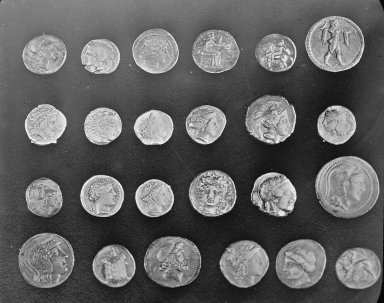
#> input picture skimage.data.coins(), 384 x 303 px
$ jupyter execute '4. Úprava kvality obrazov.ipynb'   (shell and % lines are left out)   (older library calls are emulated)
#> lines starting #> are read from the running program, lines starting #| are printed output that depends on the picture
[cell 1]
import matplotlib.pyplot as plt
import numpy as np
from skimage import data, exposure, transform, io
from mpl_toolkits.mplot3d import axes3d

[cell 2]
plt.rcParams['text.color'] = 'w'
plt.rcParams['xtick.color'] = 'w'
plt.rcParams['ytick.color'] = 'w'
plt.rcParams['axes.labelcolor'] = 'w'

[cell 3]
image = data.coins()
#> image is the input picture: shape (303, 384); min 1, max 252, mean 96.9
plt.figure(figsize=(12, 5))
plt.subplot(121)
ax1=plt.subplot(121, frameon=False)
ax1.imshow(image,cmap='gray')
ax1.set_title("Coins grayscale image")
ax2 = plt.subplot(1,2,2)
raveled_image = image.ravel()
reshaped_image = np.reshape(image,(image.shape[0]*image.shape[1],))
pt1 = ax2.hist(reshaped_image, bins=255, histtype='bar', color='red')
ax2.set_title("Jasovy histogram")
ax2.set_xlabel("Pixel intensity")
ax2.set_ylabel("Pixel count ")
#> figure, not shown here; panel 2: tallest bar 1264 high, from x = 35.45 to 36.44

[cell 4]
fig = plt.figure(figsize=(15, 10))
axes = np.zeros((2,4),dtype=np.object)
axes[0,0] = plt.subplot(2, 4, 1)
axes[0,1] = plt.subplot(2, 4, 2)
axes[0,2] = plt.subplot(2, 4, 3)
axes[0,3] = plt.subplot(2, 4, 4)
axes[1,0] = plt.subplot(2, 4, 5)
axes[1,1] = plt.subplot(2, 4, 6)
axes[1,2] = plt.subplot(2, 4, 7)
axes[1,3] = plt.subplot(2, 4, 8)

axes[0,0].imshow(image,cmap='gray')
axes[1,0].hist(image.ravel(), bins=20, histtype='bar', color='red')
axes[0,0].set_title("Original image")

img_eq = exposure.equalize_hist(image)
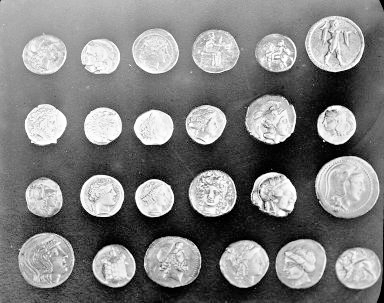
#> img_eq: shape (303, 384) float64; min 8.59e-06, max 1, mean 0.503
axes[0,1].imshow(img_eq,cmap='gray')
axes[1,1].hist(img_eq.ravel(), bins=20, histtype='bar', color='blue')
axes[0,1].set_title("Equalizing histogram adjust")

img_adapt_eq = exposure.equalize_adapthist(image)
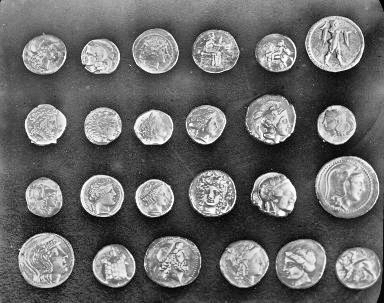
#> img_adapt_eq: shape (303, 384) float64; min 0, max 1, mean 0.417
axes[0,2].imshow(img_adapt_eq,cmap='gray')
axes[1,2].hist(img_adapt_eq.ravel(), bins=20, histtype='bar', color='blue')
axes[0,2].set_title("Adaptive histogram adjust")

img_contrast_enhanced = exposure.equalize_adapthist(exposure.adjust_gamma(image, 0.5))
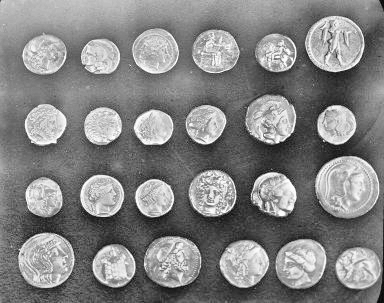
#> img_contrast_enhanced: shape (303, 384) float64; min 0, max 1, mean 0.517
axes[0,3].imshow(img_contrast_enhanced,cmap='gray')
axes[1,3].hist(img_contrast_enhanced.ravel(), bins=20, histtype='bar', color='blue')
axes[0,3].set_title("Contrast adjust")
#> figure, not shown here; panel 5: tallest bar 14356 high, from x = 38.65 to 51.2; panel 6: tallest bar 6410 high, from x = 0.2 to 0.25; panel 7: tallest bar 12690 high, from x = 0.25 to 0.3; panel 8: tallest bar 10419 high, from x = 0.3 to 0.35

[cell 5]
x = np.linspace(0,1,50)
p = 1
c = (0.5*p)/(1+0.5*p)
plt.figure()
y= (((x-0.5)*p)/(1+abs((x-0.5)*p))+c)/(2*c)
plt.plot(x,y)
plt.title('Uprava jasovej stupnice')
plt.xlabel('vstupny jas')
plt.ylabel('out jas')

plt.figure(figsize=(15, 10))
plt.subplot(221)
plt.imshow(data.moon(),cmap='gray')
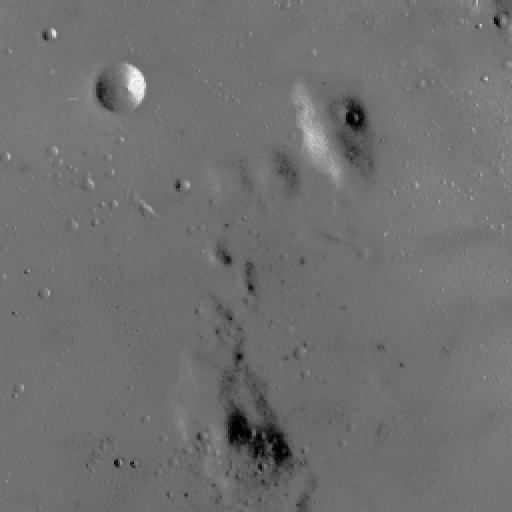
#> input picture skimage.data.moon(), 512 x 512 px
plt.subplot(222)
im = data.moon()/255
adj_im = (((im-0.5)*p)/(1+abs((im-0.5)*p))+c)/(2*c)
plt.imshow(adj_im,cmap='gray')
plt.subplot(223)
plt.hist(data.moon().ravel(), bins=20, histtype='bar', color='red')
plt.subplot(224)
plt.hist((adj_im*255).ravel(), bins=20, histtype='bar', color='red')
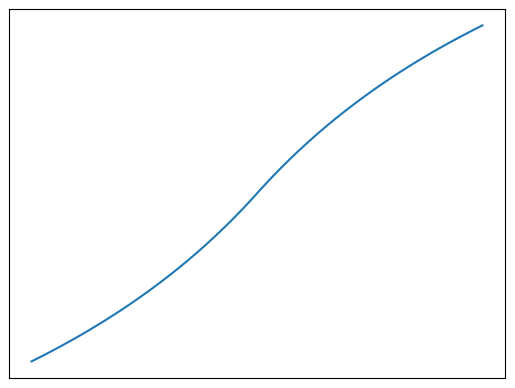
#> figure drawn by matplotlib, 1 panel; curve peaks at x = 1, y = 1
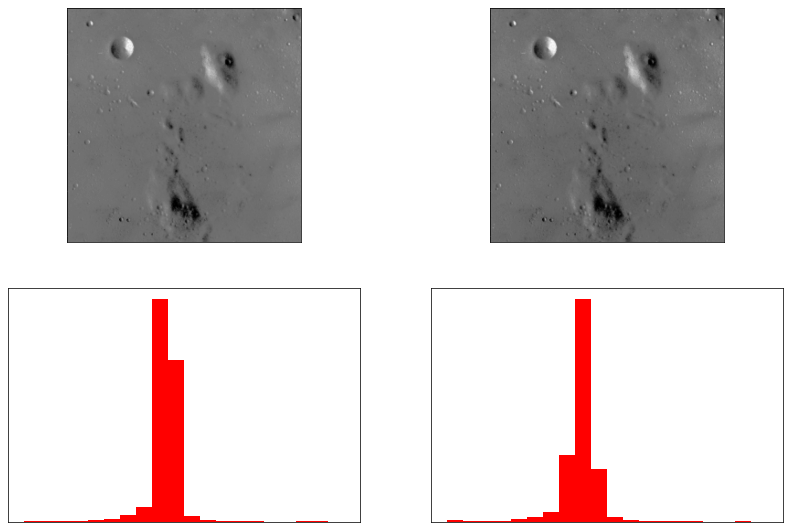
#> figure drawn by matplotlib, 4 panels; panel 3: tallest bar 137740 high, from x = 102 to 114.8; panel 4: tallest bar 156564 high, from x = 102 to 114.8

[cell 6]
shape = np.floor(np.asarray(data.rocket().shape[0:2])/10).astype(dtype=np.int)
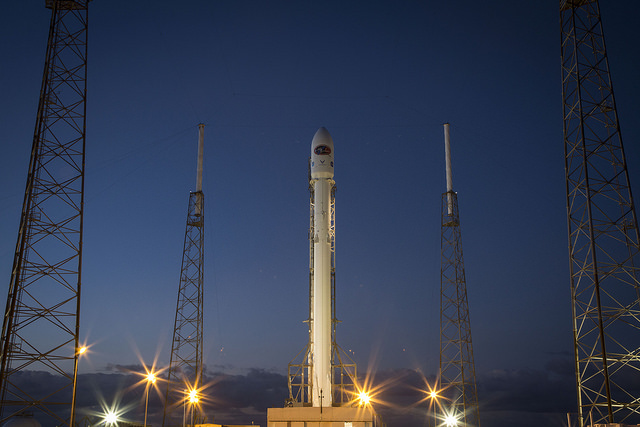
#> input picture skimage.data.rocket(), 640 x 427 px
#> shape = [42, 64]
shape = np.hstack((shape, 3))
#> shape = [42, 64, 3]
im =  transform.resize(data.rocket(),shape)
#> im: shape (42, 64, 3) float64
plt.figure(figsize=(10, 5))
plt.imshow(data.rocket())
plt.figure()
r = im[:,:,0]
g = im[:,:,1]
b = im[:,:,2]
ax = plt.axes(projection='3d')
plt.scatter(r.ravel(),g.ravel(),b.ravel(), cmap='viridis', linewidth=0.5)

# Bonus
#1. Vypoctajte kolko roznych histogramov existuje pre sedotonovy obrazok (0-255) s rozmermi h * w (+2b)

#2. Do dalsieho cvika JE mozne interaktivne pracovat s plotmi v ipythone teda v notebooku? Najdite opitmalnu kniznicu na interakciu v pythone.
# https://jakevdp.github.io/PythonDataScienceHandbook/04.12-three-dimensional-plotting.html
# https://matplotlib.org/3.3.1/users/interactive.html
# https://stackoverflow.com/questions/14261903/how-can-i-open-the-interactive-matplotlib-window-in-ipython-notebook
# Za dobre porovnanie 3 kniznic v 2D a 3D aj s  videom a komentarom (+5b)

# Povinne
# Dokoncit cvicenie 1:1 podobat na to co je v knihe.
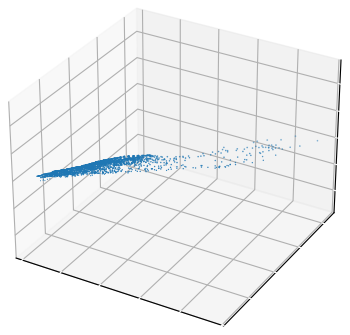
#> figure drawn by matplotlib, 1 panel

[cell 7]
image = io.imread('asd.jpg', as_gray=True) / 255
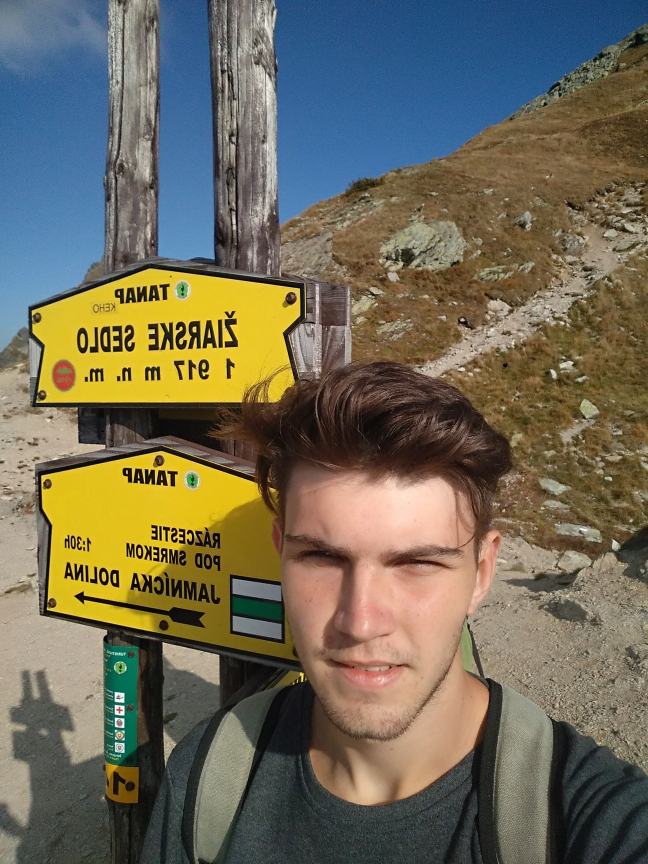
#> input picture exercises/asd.jpg, 1944 x 2592 px (shown at 1/3 size)
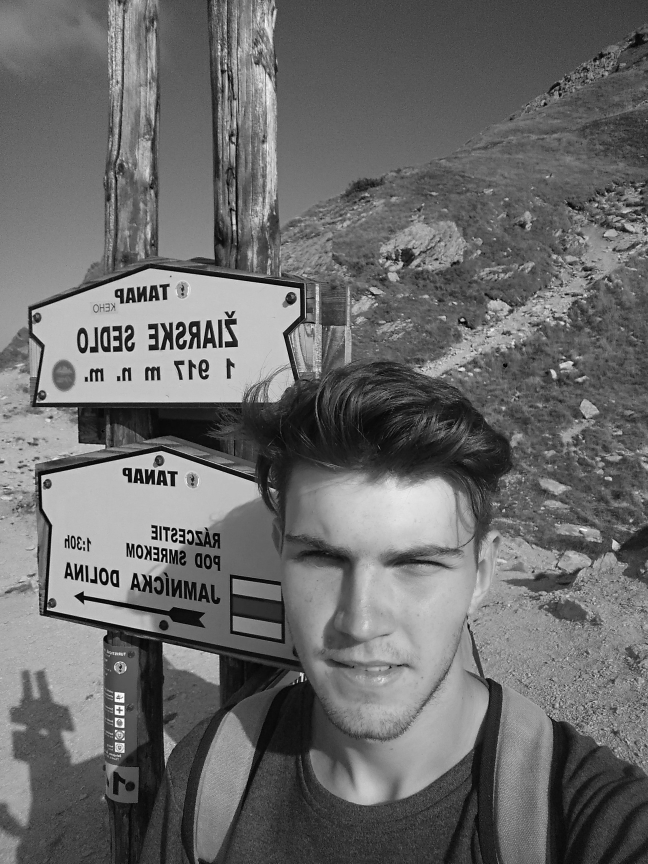
#> image: shape (2592, 1944) float64 (shown at 1/3 size); min 0, max 0.00392, mean 0.00165; drawn with min black and max white
x = np.linspace(0,1,50)
y = 1 - x
p = 5
negativeImage = 1 - image
plt.figure()
plt.plot(x,y)
plt.figure()
plt.imshow(image,cmap='gray')
plt.figure()
plt.imshow(negativeImage,cmap='gray')
#> figure, not shown here; curve peaks at x = 0, y = 1
